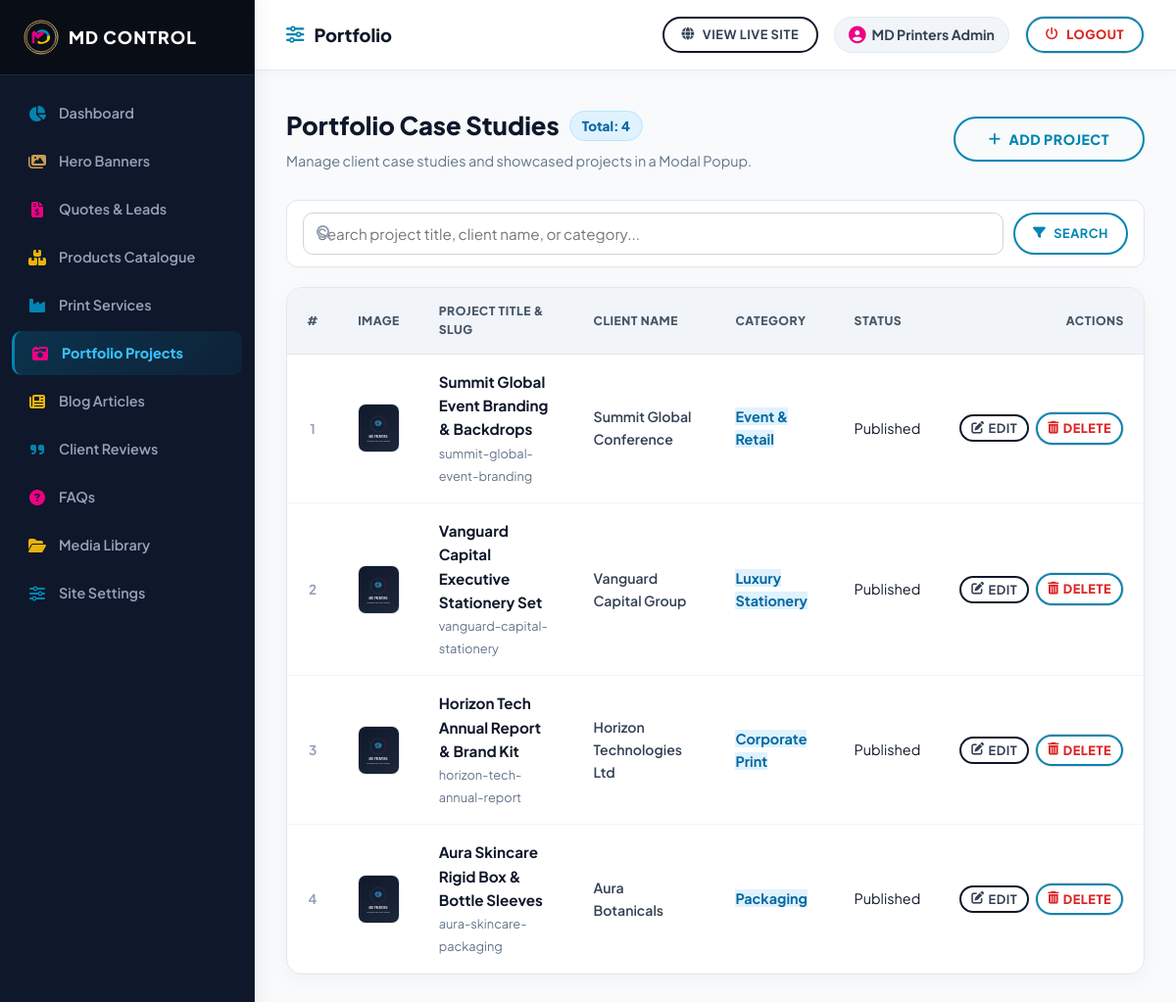
Screenshot of /admin?view=portfolio (signed in) with the database file from the repository.
### tables this page shows
CREATE TABLE `portfolio` (
  `id` INT UNSIGNED AUTO_INCREMENT PRIMARY KEY,
  `category_id` INT UNSIGNED NULL,
  `title` VARCHAR(150) NOT NULL,
  `slug` VARCHAR(180) NOT NULL UNIQUE,
  `client_name` VARCHAR(100) NULL,
  `project_date` VARCHAR(50) NULL,
  `description` TEXT NOT NULL,
  `image` VARCHAR(255) NOT NULL,
  `gallery_json` TEXT NULL,
  `services_used` VARCHAR(255) NULL,
  `is_featured` TINYINT(1) DEFAULT 0,
  `status` ENUM('published', 'draft') DEFAULT 'published',
  `created_at` TIMESTAMP DEFAULT CURRENT_TIMESTAMP,
  FOREIGN KEY (`category_id`) REFERENCES `portfolio_categories`(`id`) ON DELETE SET NULL
);

CREATE TABLE `portfolio_categories` (
  `id` INT UNSIGNED AUTO_INCREMENT PRIMARY KEY,
  `name` VARCHAR(100) NOT NULL,
  `slug` VARCHAR(120) NOT NULL UNIQUE
);

### models/Portfolio.php (called while the page is built, shortened)
<?php
class Portfolio {
    public static function getAll(array $filters = []): array {
        $db = Database::getInstance();
        try {
            try { $db->exec("ALTER TABLE portfolio ADD COLUMN video_url VARCHAR(255) NULL"); } catch (\Throwable $ex) {}
            $sql = "SELECT p.*, c.name as category_name, c.slug as category_slug
                    FROM portfolio p
                    LEFT JOIN portfolio_categories c ON p.category_id = c.id
                    WHERE 1=1";
            $params = [];
            $sql .= " ORDER BY p.id DESC";
            $stmt = $db->prepare($sql);
            $stmt->execute($params);
            $results = $stmt->fetchAll();
            return !empty($results) ? $results : self::getFallbackPortfolio();
        } catch (PDOException $e) {
            return self::getFallbackPortfolio();
        }
    }
}

### includes/functions.php (called while the page is built, shortened)
<?php
function e(?string $string): string {
    return htmlspecialchars($string ?? '', ENT_QUOTES, 'UTF-8');
}
function media_url(?string $path, string $fallback = 'placeholder.svg'): string {
    $cleanPath = ltrim(str_replace('\\', '/', $path), '/');
    $normalizedRoot = str_replace('\\', '/', ROOT_PATH);
    return SITE_URL . '/assets/images/' . $fallback;
}

### admin/views/portfolio/index.php (the view, shortened to what this page needs)
<?php
$searchQuery = trim($_GET['search'] ?? '');
$allPortfolio = Portfolio::getAll();
$page = max(1, (int)($_GET['page'] ?? 1));
$perPage = 10;
$totalPortfolio = count($allPortfolio);
$portfolio = array_slice($allPortfolio, ($page - 1) * $perPage, $perPage);
?>
<div style="display: flex; justify-content: space-between; align-items: center; margin-bottom: 28px; flex-wrap: wrap; gap: 20px;">
    <div>
        <h1 style="font-size: 1.6rem; font-weight: 900; color: #0f172a; margin: 0; display: flex; align-items: center; gap: 10px;">
            Portfolio Case Studies
            <span class="badge" style="background: #e0f2fe; color: #0369a1; border: 1px solid #bae6fd; font-size: 0.85rem; padding: 4px 12px; border-radius: 20px;">Total: <?= $totalPortfolio ?></span>
        </h1>
        <p style="color: #64748b; font-size: 0.9rem; margin-top: 4px;">Manage client case studies and showcased projects in a Modal Popup.</p>
    </div>
    <button type="button" class="btn btn-primary" onclick="openAddPortfolioModal()" style="font-weight: 800; cursor: pointer;">
        <i class="fas fa-plus"></i> Add Project
    </button>
</div>
<form action="<?= ADMIN_URL ?>" method="GET" style="display: flex; gap: 10px; margin-bottom: 20px; background: #ffffff; padding: 12px 16px; border-radius: 12px; border: 1px solid #e2e8f0; box-shadow: 0 2px 8px rgba(0,0,0,0.02);">
    <div style="position: relative; flex: 1;">
        <i class="fas fa-search" style="position: absolute; left: 14px; top: 50%; transform: translateY(-50%); color: #94a3b8;"></i>
        <input type="text" name="search" value="<?= e($searchQuery) ?>" placeholder="Search project title, client name, or category..." class="form-control" style="padding-left: 38px; border-radius: 8px; border: 1px solid #cbd5e1; font-size: 0.9rem;">
    </div>
    <button type="submit" class="btn btn-primary btn-sm" style="font-weight: 700;"><i class="fas fa-filter"></i> Search</button>
</form>
<div class="admin-table-card">
    <table class="admin-table">
        <thead>
            <tr>
                <th style="width: 50px; text-align: center;">#</th>
                <th style="width: 70px;">Image</th>
                <th>Project Title & Slug</th>
                <th>Client Name</th>
                <th>Category</th>
                <th>Status</th>
                <th style="text-align: right; width: 160px;">Actions</th>
            </tr>
        </thead>
        <tbody>
            <?php if (empty($portfolio)): ?>
                <tr>
                    <td colspan="7" style="padding: 40px; text-align: center; color: #64748b;">No portfolio projects found matching search.</td>
                </tr>
            <?php else: ?>
                <?php foreach ($portfolio as $idx => $item): ?>
                    <?php $srNo = ($page - 1) * $perPage + $idx + 1; ?>
                    <tr>
                        <td style="text-align: center; font-weight: 700; color: #94a3b8; font-size: 0.85rem;"><?= $srNo ?></td>
                        <td>
                            <img src="<?= media_url($item['image']) ?>" alt=""
                                 onerror="this.onerror=null; this.src='<?= SITE_URL ?>/assets/images/placeholder.svg';"
                                 style="width: 50px; height: 50px; border-radius: 8px; object-fit: cover; border: 1px solid #e2e8f0; background: #f8fafc;">
                        </td>
                        <td>
                            <strong style="font-size: 0.95rem; color: #0f172a; display: block;"><?= e($item['title']) ?></strong>
                            <small style="color: #64748b; font-size: 0.8rem;"><?= e($item['slug']) ?></small>
                        </td>
                        <td><span style="font-size: 0.88rem; color: #334155; font-weight: 600;"><?= e($item['client_name']) ?></span></td>
                        <td><span class="badge" style="background: #e0f2fe; color: #0369a1; font-weight: 700;"><?= e($item['category_name'] ?? 'General') ?></span></td>
                        <td>
                            <span class="badge badge-<?= $item['status'] === 'published' ? 'success' : 'warning' ?>">
                                <?= ucfirst($item['status']) ?>
                            </span>
                        </td>
                        <td style="text-align: right;">
                            <div style="display: inline-flex; align-items: center; justify-content: flex-end; gap: 6px;">
                                <button type="button" onclick='openEditPortfolioModal(<?= json_encode($item, JSON_HEX_APOS | JSON_HEX_QUOT) ?>)'
                                        class="btn btn-outline btn-sm" style="padding: 6px 12px; border-color: #cbd5e1; color: #334155; font-weight: 700; cursor: pointer; display: inline-flex; align-items: center; gap: 4px;" title="Edit Project">
                                    <i class="fas fa-edit"></i> Edit
                                </button>
                                <a href="<?= ADMIN_URL ?>?view=portfolio&action=delete&id=<?= $item['id'] ?>&csrf_token=<?= $_SESSION['csrf_token'] ?? '' ?>"
                                   onclick="return confirmAdminDelete(event, this.href, 'Are you sure you want to delete this portfolio project case study?');"
                                   class="btn btn-sm" style="padding: 6px 12px; background: rgba(239, 68, 68, 0.1); color: #dc2626; border: 1px solid rgba(239, 68, 68, 0.2); font-weight: 800; display: inline-flex; align-items: center; gap: 4px;" title="Delete Project">
                                    <i class="fas fa-trash-alt"></i> Delete
                                </a>
                            </div>
                        </td>
                    </tr>
                <?php endforeach; ?>
            <?php endif; ?>
        </tbody>
    </table>
</div>

### assets/css/main.css (style rules this page uses)
:root { --cmyk-cyan: #00a8e8; --cmyk-cyan-dark: #0077b6; --cmyk-cyan-glow: rgba(0, 168, 232, 0.22); --cmyk-magenta: #e60067; --cmyk-magenta-dark: #b5179e; --cmyk-magenta-glow: rgba(230, 0, 103, 0.22); --cmyk-yellow: #ffb703; --cmyk-yellow-glow: rgba(255, 183, 3, 0.25); --cmyk-gold: #d4af37; --cmyk-gold-light: #e6c875; --cmyk-gold-glow: rgba(212, 175, 55, 0.25); --cmyk-black: #090d16; --bg-dark: #ffffff; --bg-surface-dark: #f8fafc; --bg-surface-card: #ffffff; --bg-surface-hover: #f1f5f9; --bg-executive-dark: #090d16; --border-dark: #e2e8f0; --border-subtle: #cbd5e1; --border-highlight: rgba(0, 168, 232, 0.3); --text-main: #0f172a; --text-muted: #475569; --text-dim: #64748b; --text-accent: #00a8e8; --text-light: #f8fafc; --font-family-base: 'Plus Jakarta Sans', -apple-system, BlinkMacSystemFont, 'Segoe UI', Roboto, sans-serif; --font-family-display: 'Plus Jakarta Sans', sans-serif; --radius-xs: 4px; --radius-sm: 8px; --radius-md: 14px; --radius-lg: 24px; --radius-full: 9999px; --shadow-sm: 0 2px 8px rgba(15, 23, 42, 0.04); --shadow-md: 0 8px 24px rgba(15, 23, 42, 0.08); --shadow-lg: 0 16px 36px rgba(15, 23, 42, 0.12); --shadow-xl: 0 24px 48px rgba(15, 23, 42, 0.16); --shadow-cmyk: 0 12px 36px rgba(0, 168, 232, 0.15), 0 12px 36px rgba(230, 0, 103, 0.15); --shadow-gold: 0 10px 30px rgba(212, 175, 55, 0.25); --transition-fast: all 0.2s cubic-bezier(0.4, 0, 0.2, 1); --transition-smooth: all 0.35s cubic-bezier(0.4, 0, 0.2, 1); --transition-bounce: all 0.4s cubic-bezier(0.34, 1.56, 0.64, 1); }
*, *::before, *::after { box-sizing: border-box; margin: 0; padding: 0; }
html { font-family: var(--font-family-base); font-size: 16px; scroll-behavior: smooth; background-color: var(--bg-dark); color: var(--text-main); -webkit-font-smoothing: antialiased; -moz-osx-font-smoothing: grayscale; }
body { overflow-x: hidden; line-height: 1.6; min-height: 100vh; display: flex; flex-direction: column; }
a { color: inherit; text-decoration: none; transition: var(--transition-fast); }
img { max-width: 100%; height: auto; display: block; }
button, input, select, textarea { font-family: inherit; font-size: inherit; }
.btn, .blob-btn { z-index: 1; position: relative; padding: 14px 36px; text-align: center; text-transform: uppercase; color: var(--btn-color, var(--cmyk-cyan)); font-size: 0.88rem; font-weight: 800; letter-spacing: 0.5px; background-color: transparent !important; outline: none; border: none; transition: color 0.5s cubic-bezier(0.4, 0, 0.2, 1); cursor: pointer; border-radius: 30px !important; display: inline-flex; align-items: center; justify-content: center; gap: 8px; text-decoration: none; }
.btn::before, .blob-btn::before { content: ""; z-index: 1; position: absolute; left: 0; top: 0; width: 100%; height: 100%; border: 2px solid var(--btn-color, var(--cmyk-cyan)); border-radius: 30px !important; pointer-events: none; box-sizing: border-box; }
.btn::after, .blob-btn::after { content: ""; z-index: -2; position: absolute; left: 3px; top: 3px; width: 100%; height: 100%; transition: all 0.3s 0.2s; border-radius: 30px !important; }
.btn-primary, .blob-btn-cyan { --btn-color: var(--cmyk-cyan, #00a8e8); --btn-bg: #ffffff; }
.btn-outline, .blob-btn-outline { --btn-color: #0f172a; --btn-bg: #ffffff; }
.btn-sm { padding: 8px 20px; font-size: 0.8rem; }
.form-control, input[type="text"], input[type="email"], input[type="tel"], input[type="number"], input[type="search"], input[type="file"], select, textarea, .estimator-select { width: 100%; padding: 12px 16px !important; background: var(--bg-dark); border: 1px solid var(--border-dark); border-radius: 8px !important; color: var(--text-main); font-size: 0.92rem !important; outline: none; box-sizing: border-box !important; transition: var(--transition-fast); }
html, body { overflow-x: hidden !important; width: 100%; }
img, video, iframe { max-width: 100%; }

### rows the page displays
portfolio: srNo "1", title "Summit Global Event Branding & Backdrops", slug "summit-global-event-branding", client_name "Summit Global Conference", category.name "Event & Retail", status "Published"
portfolio: srNo "2", title "Vanguard Capital Executive Stationery Set", slug "vanguard-capital-stationery", client_name "Vanguard Capital Group", category.name "Luxury Stationery", status "Published"
portfolio: srNo "3", title "Horizon Tech Annual Report & Brand Kit", slug "horizon-tech-annual-report", client_name "Horizon Technologies Ltd", category.name "Corporate Print", status "Published"
portfolio: srNo "4", title "Aura Skincare Rigid Box & Bottle Sleeves", slug "aura-skincare-packaging", client_name "Aura Botanicals", category.name "Packaging", status "Published"

### other values shown
$adminTitle "Portfolio"
$_SESSION['admin_name'] "MD Printers Admin"
$totalPortfolio "4"
